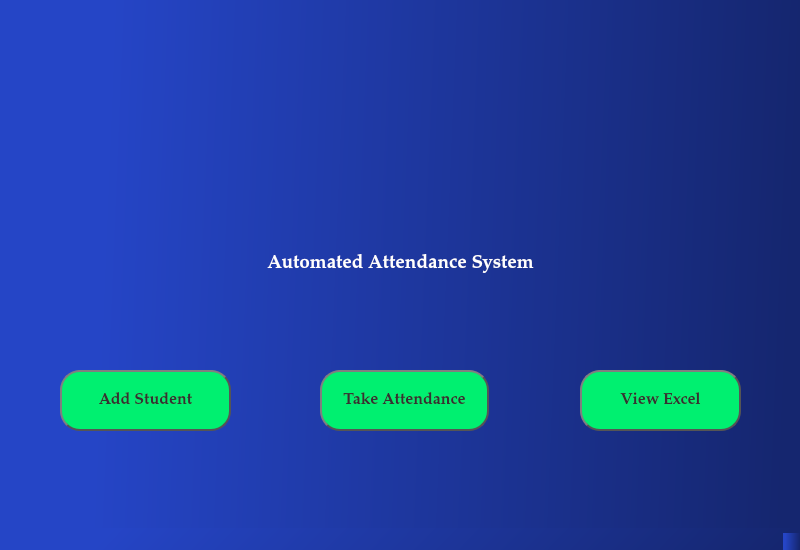
<?xml version="1.0" encoding="UTF-8"?>
<ui version="4.0">
 <class>MainWindow</class>
 <widget class="QMainWindow" name="MainWindow">
  <property name="geometry">
   <rect>
    <x>0</x>
    <y>0</y>
    <width>800</width>
    <height>550</height>
   </rect>
  </property>
  <property name="maximumSize">
   <size>
    <width>800</width>
    <height>550</height>
   </size>
  </property>
  <property name="windowTitle">
   <string>MainWindow</string>
  </property>
  <property name="styleSheet">
   <string notr="true">background: qlineargradient(spread:pad, x1:0.14, y1:0.028, x2:1, y2:0.051, stop:0 rgba(37, 69, 198, 255), stop:1 rgba(21, 38, 111, 255));</string>
  </property>
  <widget class="QWidget" name="centralwidget">
   <widget class="QLabel" name="label">
    <property name="geometry">
     <rect>
      <x>230</x>
      <y>250</y>
      <width>341</width>
      <height>31</height>
     </rect>
    </property>
    <property name="font">
     <font>
      <family>Palatino Linotype</family>
      <pointsize>14</pointsize>
      <weight>75</weight>
      <bold>true</bold>
     </font>
    </property>
    <property name="styleSheet">
     <string notr="true">color: rgb(255, 255, 255);
background-color:rgb(0,0,0,0%)</string>
    </property>
    <property name="text">
     <string>&lt;html&gt;&lt;head/&gt;&lt;body&gt;&lt;p align=&quot;center&quot;&gt;                                          Automated Attendance System&lt;/p&gt;&lt;/body&gt;&lt;/html&gt;</string>
    </property>
   </widget>
   <widget class="QPushButton" name="pushButton">
    <property name="geometry">
     <rect>
      <x>60</x>
      <y>370</y>
      <width>171</width>
      <height>61</height>
     </rect>
    </property>
    <property name="font">
     <font>
      <family>Palatino Linotype</family>
      <pointsize>12</pointsize>
      <weight>75</weight>
      <bold>true</bold>
     </font>
    </property>
    <property name="styleSheet">
     <string notr="true">QPushButton {
    color: #333;
    border: 2px solid #555;
    border-radius: 20px;
    border-style: outset;
	background-color: rgb(0,240,112);
    padding: 5px;
    }

QPushButton:hover {
     border-radius:2px;
	 border-color: white;
border-radius: 20px;
color: white
    }

QPushButton:pressed {
    border-style: inset;
color: black;
    background: qradialgradient(
        cx: 0.4, cy: -0.1, fx: 0.4, fy: -0.1,
        radius: 1.35, stop: 0 #fff, stop: 1 #ddd
        );
    }</string>
    </property>
    <property name="text">
     <string>Add Student</string>
    </property>
   </widget>
   <widget class="QPushButton" name="pushButton_2">
    <property name="geometry">
     <rect>
      <x>320</x>
      <y>370</y>
      <width>169</width>
      <height>61</height>
     </rect>
    </property>
    <property name="font">
     <font>
      <family>Palatino Linotype</family>
      <pointsize>12</pointsize>
      <weight>75</weight>
      <bold>true</bold>
     </font>
    </property>
    <property name="styleSheet">
     <string notr="true">QPushButton {
    color: #333;
    border: 2px solid #555;
    border-radius: 20px;
    border-style: outset;
	background-color: rgb(0,240,112);
    padding: 5px;
    }

QPushButton:hover {
     border-radius:2px;
	 border-color: white;
border-radius: 20px;
color: white
    }

QPushButton:pressed {
    border-style: inset;
color: black;
    background: qradialgradient(
        cx: 0.4, cy: -0.1, fx: 0.4, fy: -0.1,
        radius: 1.35, stop: 0 #fff, stop: 1 #ddd
        );
    }</string>
    </property>
    <property name="text">
     <string>Take Attendance</string>
    </property>
   </widget>
   <widget class="QPushButton" name="pushButton_3">
    <property name="geometry">
     <rect>
      <x>580</x>
      <y>370</y>
      <width>161</width>
      <height>61</height>
     </rect>
    </property>
    <property name="font">
     <font>
      <family>Palatino Linotype</family>
      <pointsize>12</pointsize>
      <weight>75</weight>
      <bold>true</bold>
     </font>
    </property>
    <property name="styleSheet">
     <string notr="true">QPushButton {
    color: #333;
    border: 2px solid #555;
    border-radius: 20px;
    border-style: outset;
	background-color: rgb(0,240,112);
    padding: 5px;
    }

QPushButton:hover {
     border-radius:2px;
	 border-color: white;
border-radius: 20px;
color: white
    }

QPushButton:pressed {
    border-style: inset;
color: black;
    background: qradialgradient(
        cx: 0.4, cy: -0.1, fx: 0.4, fy: -0.1,
        radius: 1.35, stop: 0 #fff, stop: 1 #ddd
        );
    }</string>
    </property>
    <property name="text">
     <string>View Excel</string>
    </property>
   </widget>
   <widget class="QLabel" name="label_2">
    <property name="geometry">
     <rect>
      <x>300</x>
      <y>60</y>
      <width>191</width>
      <height>181</height>
     </rect>
    </property>
    <property name="styleSheet">
     <string notr="true">background-color:rgba(0,0,0,0)</string>
    </property>
    <property name="text">
     <string/>
    </property>
    <property name="pixmap">
     <pixmap resource="Logo.qrc">:/Logo/Logo.png</pixmap>
    </property>
   </widget>
  </widget>
  <widget class="QStatusBar" name="statusbar"/>
 </widget>
 <resources>
  <include location="Logo.qrc"/>
 </resources>
 <connections/>
</ui>
